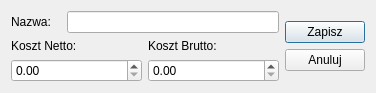
<?xml version="1.0" encoding="UTF-8"?>
<ui version="4.0">
 <class>ServiceView</class>
 <widget class="QDialog" name="ServiceView">
  <property name="geometry">
   <rect>
    <x>0</x>
    <y>0</y>
    <width>376</width>
    <height>91</height>
   </rect>
  </property>
  <property name="windowTitle">
   <string>Dialog</string>
  </property>
  <layout class="QHBoxLayout" name="horizontalLayout_3">
   <item>
    <layout class="QVBoxLayout" name="verticalLayout_4">
     <item>
      <layout class="QHBoxLayout" name="horizontalLayout">
       <item>
        <widget class="QLabel" name="labelName">
         <property name="minimumSize">
          <size>
           <width>50</width>
           <height>0</height>
          </size>
         </property>
         <property name="text">
          <string>Nazwa:</string>
         </property>
        </widget>
       </item>
       <item>
        <widget class="QLineEdit" name="lineEditName"/>
       </item>
      </layout>
     </item>
     <item>
      <layout class="QHBoxLayout" name="horizontalLayout_2">
       <item>
        <layout class="QVBoxLayout" name="verticalLayout_2">
         <item>
          <widget class="QLabel" name="label">
           <property name="text">
            <string>Koszt Netto:</string>
           </property>
          </widget>
         </item>
         <item>
          <widget class="QDoubleSpinBox" name="doubleSpinBoxPriceNet">
           <property name="maximum">
            <double>999.990000000000009</double>
           </property>
          </widget>
         </item>
        </layout>
       </item>
       <item>
        <layout class="QVBoxLayout" name="verticalLayout_3">
         <item>
          <widget class="QLabel" name="label_2">
           <property name="text">
            <string>Koszt Brutto:</string>
           </property>
          </widget>
         </item>
         <item>
          <widget class="QDoubleSpinBox" name="doubleSpinBoxPriceGross">
           <property name="maximum">
            <double>999.990000000000009</double>
           </property>
          </widget>
         </item>
        </layout>
       </item>
      </layout>
     </item>
    </layout>
   </item>
   <item>
    <layout class="QVBoxLayout" name="verticalLayout">
     <item>
      <spacer name="verticalSpacer">
       <property name="orientation">
        <enum>Qt::Vertical</enum>
       </property>
       <property name="sizeHint" stdset="0">
        <size>
         <width>20</width>
         <height>40</height>
        </size>
       </property>
      </spacer>
     </item>
     <item>
      <widget class="QPushButton" name="pushButtonSave">
       <property name="text">
        <string>Zapisz</string>
       </property>
      </widget>
     </item>
     <item>
      <widget class="QPushButton" name="pushButtonCancel">
       <property name="text">
        <string>Anuluj</string>
       </property>
      </widget>
     </item>
     <item>
      <spacer name="verticalSpacer_2">
       <property name="orientation">
        <enum>Qt::Vertical</enum>
       </property>
       <property name="sizeHint" stdset="0">
        <size>
         <width>20</width>
         <height>40</height>
        </size>
       </property>
      </spacer>
     </item>
    </layout>
   </item>
  </layout>
 </widget>
 <resources/>
 <connections/>
</ui>
